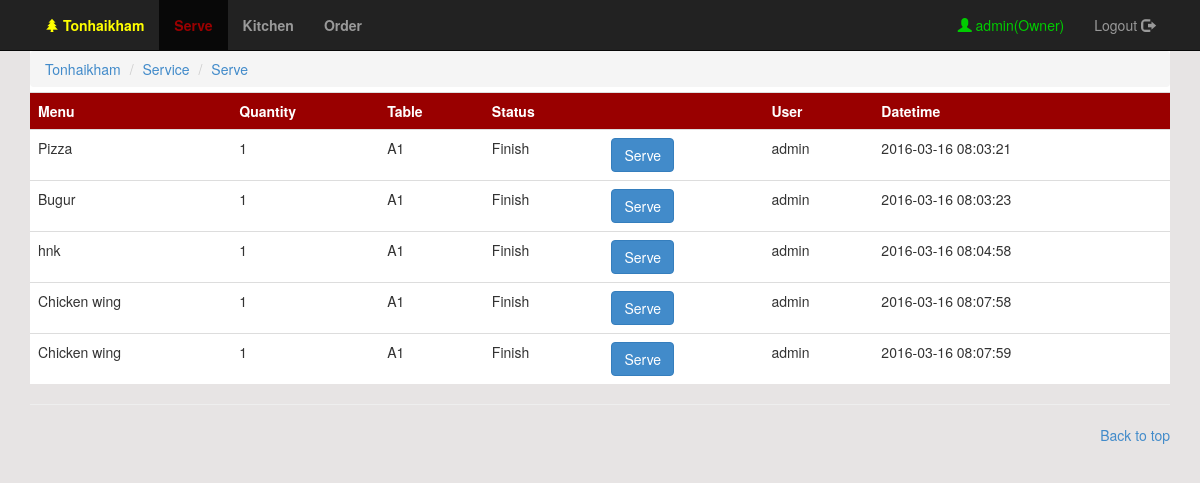
The app's page /serve.php (signed in) with its own data.
### tables this page shows
CREATE TABLE `order_detail` (
  `order_detail_id` int(11) NOT NULL,
  `menu_id` int(11) NOT NULL,
  `order_id` int(11) NOT NULL,
  `user_id` int(11) NOT NULL,
  `menu_price` float NOT NULL,
  `order_quantity` int(11) NOT NULL,
  `order_detail_date` datetime NOT NULL,
  `order_detail_status` tinyint(1) NOT NULL
);

CREATE TABLE `menu` (
  `menu_id` int(11) NOT NULL,
  `menu_cate_id` int(11) NOT NULL,
  `menu_name` varchar(300) NOT NULL,
  `menu_price` varchar(10) NOT NULL,
  `menu_img` varchar(50) NOT NULL,
  `menu_status` varchar(1) NOT NULL DEFAULT '0'
);

CREATE TABLE `table_detail` (
  `table_id` int(50) NOT NULL,
  `table_name` varchar(50) NOT NULL,
  `tb_status_id` int(11) NOT NULL
);

CREATE TABLE `user` (
  `user_id` int(11) NOT NULL,
  `user` varchar(50) NOT NULL,
  `user_password` varchar(50) NOT NULL,
  `user_name` varchar(50) NOT NULL,
  `user_surname` varchar(50) NOT NULL,
  `user_add` varchar(300) NOT NULL,
  `user_tel` varchar(50) NOT NULL,
  `user_role` int(10) NOT NULL,
  `user_more_info` text NOT NULL,
  `user_status` int(1) NOT NULL
);

### includes/functions/functions.inc.php (called while the page is built, shortened)
<?php
function user_role($str) {
    $role[1] = "Owner";
    $role[2] = "Cashier";
    $role[3] = "Cook";
    $role[4] = "Waiter";
    return $role[$str];
}

### includes/libraries/database.class.php (called while the page is built, shortened)
<?php
class Database {
    private $connection;
    private $hostname;
    private $username;
    private $password;
    public function __construct() {
        $this->hostname = DATABASE_HOST;
        $this->username = DATABASE_USER;
        $this->password = DATABASE_PASSWORD;
        $this->database = DATABASE_NAME;
    }
    public function openConnection() {
        $this->connection = mysql_connect($this->hostname, $this->username, $this->password);
    }
    public function executeStatement($statement) {
        $result = mysql_query($statement, $this->connection) or die(mysql_error());
        return $result;
    }
    public function executeSql($sql) {
        $result = $this->executeStatement($sql);
        $dataset = array();
        while ($row = mysql_fetch_object($result)) {
            $dataset[] = $row;
        }
        return $dataset;
    }
}

### serve.php (the view, shortened to what this page needs)
<?php
$sys_user = $_SESSION["sess_user"];
$sys_user_role = $_SESSION["sess_user_role"];
$database = new Database();
$database->openConnection();
$sql = "SELECT `order_detail`.*,`table_detail`.`table_name`, `menu`.menu_name,  `user`.user_name FROM `order_detail`
    INNER JOIN `order` ON `order_detail`.`order_id` = `order`.`order_id`
    INNER JOIN `table_detail` ON `table_detail`.`table_id` = `order`.`table_id`
    INNER JOIN `menu` ON `menu`.menu_id = `order_detail`.menu_id
       INNER JOIN `user` ON `user`.user_id = `order_detail`.user_id
    WHERE `order_detail_status` = '3' OR `order_detail_status` = '4'
    ORDER BY order_detail_id ASC ";
$order_detail_arr = $database->executeSql($sql);
?>
<!DOCTYPE html>
<html lang="en">
    <head>
        <link rel="stylesheet" type="text/css" href="plugin/datetime/src/DateTimePicker.css" />
        <link href="dist/css/bootstrap.css" rel="stylesheet">
        <link href="css/default.css" rel="stylesheet">
    </head>
    <body style="background-color: #E7E4E4">
        <div class="navbar-wrapper">
            <div class="navbar navbar-inverse navbar-static-top">
                <div class="container">
                    <ul class="nav navbar-nav">
                        <li><a href="backoffice.php" style="color: yellow"><b><span class="glyphicon glyphicon-tree-conifer"></span> Tonhaikham</b></a></li>
                         <?php
                        if (in_array($sys_user_role, array(1, 2, 4))) {
                            echo ' <li class="active"><a href="serve.php" style="color: #990000"> <b>Serve</b></a></li>';
                        }
                        if (in_array($sys_user_role, array(1, 2, 3))) {
                            echo '<li><a href="kitchen.php"> <b>Kitchen</b></a></li>';
                        }
                        if (in_array($sys_user_role, array(1, 2, 4))) {
                            echo ' <li><a href="order.php"> <b>Order</b></a></li>';
                        }
                        ?>
                    </ul>
                    <ul class="nav navbar-nav navbar-right">
                        <li>
                            <a style="color: #00cc00"><span class="glyphicon glyphicon-user"></span> <?php echo $sys_user . "(" . user_role($sys_user_role) . ")" ?></a>
                        </li>
                        <li>
                            <a class="btn_logout">Logout <span class="glyphicon glyphicon-log-out"></span></a>
                        </li>
                    </ul>
                </div>
            </div>
        </div>
        <div class="container">
            <div id="box_monitor" style="background-color: white">
                 <ol class="breadcrumb" style="margin-bottom: 5px;">
                    <li><a href="Backoffice.php">Tonhaikham</a></li>
                    <li><a href="service.php">Service</a></li>
                    <li><a href="serve.php">Serve</a></li>
                </ol>
                <table class="table" id="monitor_table">
                    <tr style="background-color: #990000;color: white">
                        <th>Menu</th>
                        <th>Quantity</th>
                        <th>Table</th>
                        <th>Status</th>
                        <th>&nbsp;</th>
                        <th>User</th>
                        <th>Datetime</th>
                    </tr>
                    <?php
                    foreach ($order_detail_arr as $order_detail_value) {
                        $tr_color = "";
                        ?>
                        <tr <?php echo $tr_color ?> data-id="<?php echo $order_detail_value->order_detail_id ?>">
                            <td><?php echo $order_detail_value->menu_name ?></td>
                            <td><?php echo $order_detail_value->order_quantity ?></td>
                            <td><?php echo $order_detail_value->table_name ?></td>
                            <td>
                                <?php
                                if ($order_detail_value->order_detail_status == '3') {
                                    echo "Finish";
                                } else if ($order_detail_value->order_detail_status == '4') {
                                    echo "Can't Cook";
                                }
                                ?>
                            </td>
                            <td>
                                <?php
                                if ($order_detail_value->order_detail_status == '3') {
                                    echo '<button type="button" class="btn btn-primary btn-serve" data-id="cook_finish_serve">Serve</button>';
                                } else if ($order_detail_value->order_detail_status == '4') {
                                    echo '<button type="button" class="btn btn-danger btn-serve" data-id="can_not_cook_serve">Tell Customer</button>';
                                }
                                ?>
                            </td>
                            <td><?php echo $order_detail_value->user_name ?></td>
                            <td><?php echo $order_detail_value->order_detail_date ?></td>
                        </tr>
                        <?php
                    }
                    ?>
                </table>
            </div>
            <hr class="featurette-divider">
            <footer>
                <p class="pull-right"><a href="#">Back to top</a></p>
            </footer>
        </div>
    </body>
</html>

### css/default.css (style rules this page uses)
.navbar { margin: 0px; }

### records on screen
order_detail: menu.menu_name "Pizza", order_quantity "1", table_detail.table_name "A1", order_detail_status "Finish", user.user_name "admin", order_detail_date "2016-03-16 08:03:21"
order_detail: menu.menu_name "Bugur", order_quantity "1", table_detail.table_name "A1", order_detail_status "Finish", user.user_name "admin", order_detail_date "2016-03-16 08:03:23"
order_detail: menu.menu_name "hnk", order_quantity "1", table_detail.table_name "A1", order_detail_status "Finish", user.user_name "admin", order_detail_date "2016-03-16 08:04:58"
order_detail: menu.menu_name "Chicken wing", order_quantity "1", table_detail.table_name "A1", order_detail_status "Finish", user.user_name "admin", order_detail_date "2016-03-16 08:07:58"
order_detail: menu.menu_name "Chicken wing", order_quantity "1", table_detail.table_name "A1", order_detail_status "Finish", user.user_name "admin", order_detail_date "2016-03-16 08:07:59"

### other values on screen
$sys_user "admin"
user_role($sys_user_role) "Owner"
